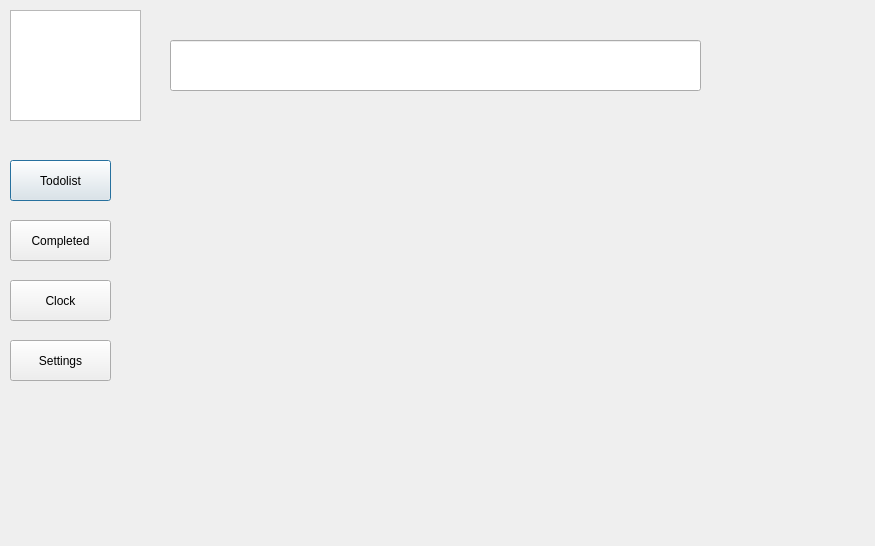
<?xml version="1.0" encoding="UTF-8"?>
<ui version="4.0">
 <class>Completed</class>
 <widget class="QDialog" name="Completed">
  <property name="geometry">
   <rect>
    <x>0</x>
    <y>0</y>
    <width>875</width>
    <height>546</height>
   </rect>
  </property>
  <property name="windowTitle">
   <string>Dialog</string>
  </property>
  <widget class="QPushButton" name="pushButton">
   <property name="geometry">
    <rect>
     <x>10</x>
     <y>160</y>
     <width>101</width>
     <height>41</height>
    </rect>
   </property>
   <property name="text">
    <string>Todolist</string>
   </property>
  </widget>
  <widget class="QPushButton" name="pushButton_2">
   <property name="geometry">
    <rect>
     <x>10</x>
     <y>220</y>
     <width>101</width>
     <height>41</height>
    </rect>
   </property>
   <property name="text">
    <string>Completed</string>
   </property>
  </widget>
  <widget class="QPushButton" name="pushButton_3">
   <property name="geometry">
    <rect>
     <x>10</x>
     <y>280</y>
     <width>101</width>
     <height>41</height>
    </rect>
   </property>
   <property name="text">
    <string>Clock</string>
   </property>
  </widget>
  <widget class="QPushButton" name="pushButton_4">
   <property name="geometry">
    <rect>
     <x>10</x>
     <y>340</y>
     <width>101</width>
     <height>41</height>
    </rect>
   </property>
   <property name="text">
    <string>Settings</string>
   </property>
  </widget>
  <widget class="QGraphicsView" name="graphicsView">
   <property name="geometry">
    <rect>
     <x>10</x>
     <y>10</y>
     <width>131</width>
     <height>111</height>
    </rect>
   </property>
  </widget>
  <widget class="QLineEdit" name="lineEdit">
   <property name="geometry">
    <rect>
     <x>170</x>
     <y>40</y>
     <width>531</width>
     <height>51</height>
    </rect>
   </property>
  </widget>
 </widget>
 <resources/>
 <connections/>
</ui>
